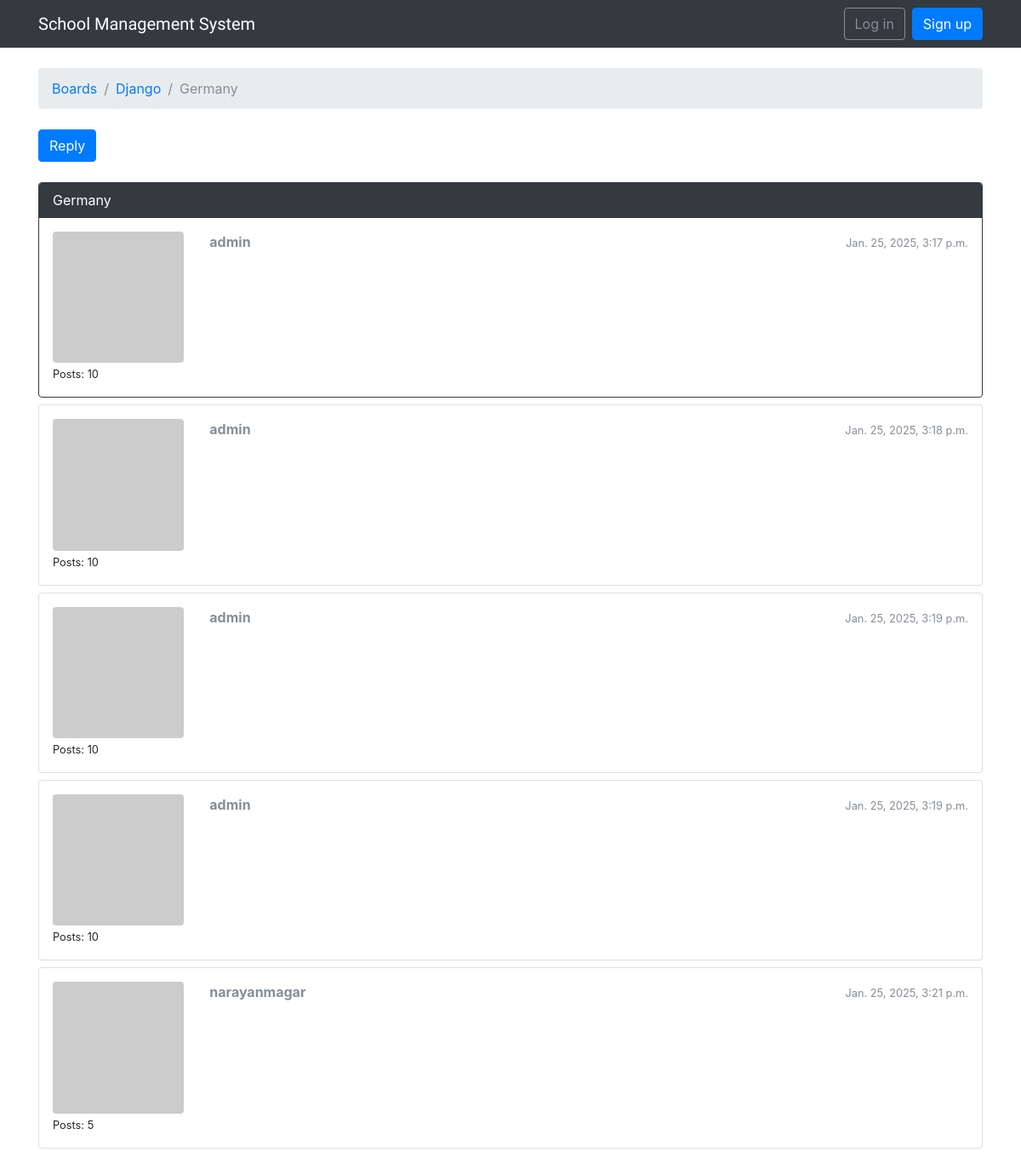
The app's page /boards/1/topics/7/ with its own data.
### boards/models.py (models this page shows, shortened)
class Topic(models.Model):
    subject = models.CharField(max_length=255)
    last_updated = models.DateTimeField(auto_now_add=True)
    board = models.ForeignKey(Board, related_name='topics')
    starter = models.ForeignKey(User, related_name='topics')
    views = models.PositiveIntegerField(default=0)

class Board(models.Model):
    name = models.CharField(max_length=30, unique=True)
    description = models.CharField(max_length=100)

class Post(models.Model):
    message = models.TextField(max_length=4000)
    topic = models.ForeignKey(Topic, related_name='posts')
    created_at = models.DateTimeField(auto_now_add=True)
    updated_at = models.DateTimeField(null=True)
    created_by = models.ForeignKey(User, related_name='posts')
    updated_by = models.ForeignKey(User, null=True, related_name='+')

### boards/views.py (the view)
# urls.py: url(r'^boards/(?P<pk>\d+)/topics/(?P<topic_pk>\d+)/$', views.PostListView.as_view(), name='topic_posts'),
class PostListView(ListView):
    model = Post
    context_object_name = 'posts'
    template_name = 'topic_posts.html'
    paginate_by = 20
    def get_context_data(self, **kwargs):
        session_key = 'viewed_topic_{}'.format(self.topic.pk)
        if not self.request.session.get(session_key, False):
            self.topic.views += 1
            self.topic.save()
            self.request.session[session_key] = True
        kwargs['topic'] = self.topic
        return super().get_context_data(**kwargs)
    def get_queryset(self):
        self.topic = get_object_or_404(Topic, board__pk=self.kwargs.get('pk'), pk=self.kwargs.get('topic_pk'))
        queryset = self.topic.posts.order_by('created_at')
        return queryset

### boards/templatetags/gravatar.py (called while the page is built)
@register.filter
def gravatar(user):
    email = user.email.lower().encode('utf-8')
    default = 'mm'
    size = 256
    url = 'https://www.gravatar.com/avatar/{md5}?{params}'.format(
        md5=hashlib.md5(email).hexdigest(),
        params=urlencode({'d': default, 's': str(size)})
    )
    return url

### templates/topic_posts.html (shortened to what this page needs)
{% extends 'base.html' %}
{% load gravatar %}
{% block breadcrumb %}
  <li class="breadcrumb-item"><a href="{% url 'home' %}">Boards</a></li>
  <li class="breadcrumb-item"><a href="{% url 'board_topics' topic.board.pk %}">{{ topic.board.name }}</a></li>
  <li class="breadcrumb-item active">{{ topic.subject }}</li>
{% endblock %}
{% block content %}
  <div class="mb-4">
    <a href="{% url 'reply_topic' topic.board.pk topic.pk %}" class="btn btn-primary" role="button">Reply</a>
  </div>
  {% for post in posts %}
    <div id="{{ post.pk }}" class="card {% if forloop.last %}mb-4{% else %}mb-2{% endif %} {% if forloop.first %}border-dark{% endif %}">
      {% if forloop.first %}
        <div class="card-header text-white bg-dark py-2 px-3">{{ topic.subject }}</div>
      {% endif %}
      <div class="card-body p-3">
        <div class="row">
          <div class="col-2">
            <img src="{{ post.created_by|gravatar }}" alt="{{ post.created_by.username }}" class="w-100 rounded">
            <small>Posts: {{ post.created_by.posts.count }}</small>
          </div>
          <div class="col-10">
            <div class="row mb-3">
              <div class="col-6">
                <strong class="text-muted">{{ post.created_by.username }}</strong>
              </div>
              <div class="col-6 text-right">
                <small class="text-muted">{{ post.created_at }}</small>
              </div>
            </div>
          </div>
        </div>
      </div>
    </div>
  {% endfor %}
{% endblock %}

### records on screen
Topic: board.name "Django", subject "Germany"
Post: created_by.posts.count "10", created_by.username "admin", created_at "Jan. 25, 2025, 3:17 p.m."
Post: created_by.posts.count "10", created_by.username "admin", created_at "Jan. 25, 2025, 3:18 p.m."
Post: created_by.posts.count "10", created_by.username "admin", created_at "Jan. 25, 2025, 3:19 p.m."
Post: created_by.posts.count "10", created_by.username "admin", created_at "Jan. 25, 2025, 3:19 p.m."
Post: created_by.posts.count "5", created_by.username "narayanmagar", created_at "Jan. 25, 2025, 3:21 p.m."
